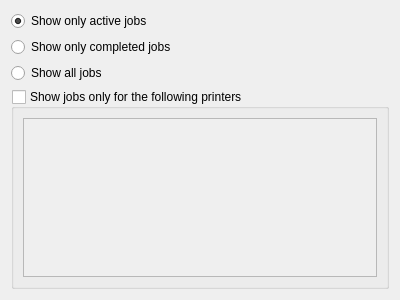
<?xml version="1.0" encoding="UTF-8"?>
<ui version="4.0">
 <class>PlasmoidConfig</class>
 <widget class="QWidget" name="PlasmoidConfig">
  <property name="geometry">
   <rect>
    <x>0</x>
    <y>0</y>
    <width>400</width>
    <height>300</height>
   </rect>
  </property>
  <property name="windowTitle">
   <string>Form</string>
  </property>
  <layout class="QGridLayout" name="gridLayout">
   <item row="3" column="0">
    <widget class="QGroupBox" name="kcfg_filterPrinters">
     <property name="title">
      <string>Show jobs only for the following printers</string>
     </property>
     <property name="checkable">
      <bool>true</bool>
     </property>
     <property name="checked">
      <bool>false</bool>
     </property>
     <layout class="QGridLayout" name="gridLayout_2">
      <item row="0" column="0">
       <widget class="ClassListWidget" name="kcfg_printers"/>
      </item>
     </layout>
    </widget>
   </item>
   <item row="2" column="0">
    <widget class="QRadioButton" name="kcfg_allJobs">
     <property name="text">
      <string>Show all jobs</string>
     </property>
    </widget>
   </item>
   <item row="0" column="0">
    <widget class="QRadioButton" name="kcfg_activeJobs">
     <property name="text">
      <string>Show only active jobs</string>
     </property>
     <property name="checked">
      <bool>true</bool>
     </property>
    </widget>
   </item>
   <item row="1" column="0">
    <widget class="QRadioButton" name="kcfg_completedJobs">
     <property name="text">
      <string>Show only completed jobs</string>
     </property>
    </widget>
   </item>
  </layout>
 </widget>
 <customwidgets>
  <customwidget>
   <class>ClassListWidget</class>
   <extends>QListView</extends>
   <header location="global">ClassListWidget.h</header>
  </customwidget>
 </customwidgets>
 <resources/>
 <connections/>
</ui>
